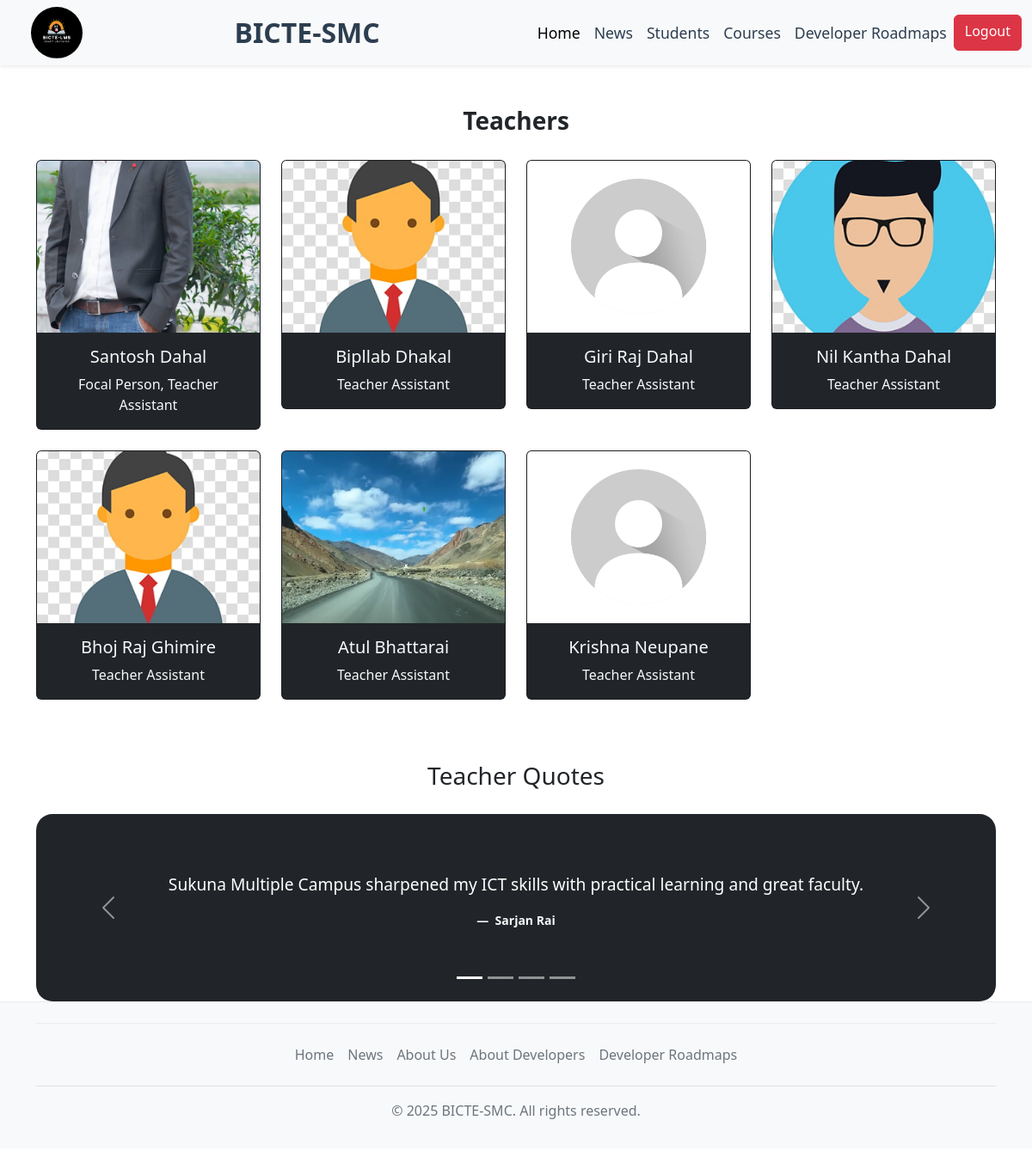
Before: /api/all-teacher-list/ (signed in) with the older database file.
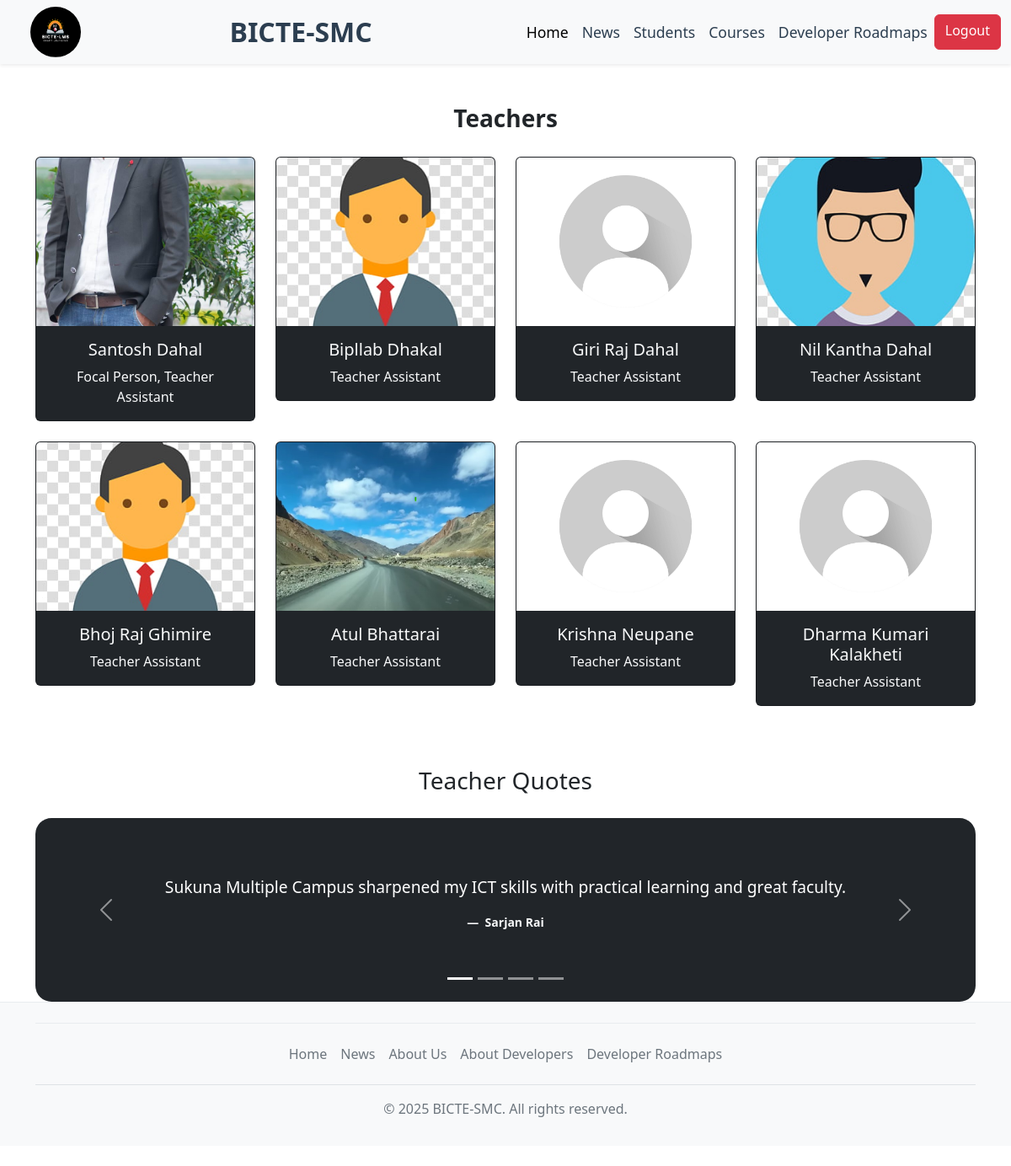
After: the same page with the newer database file.
### main/models.py (models this page shows, shortened)
class Teacher(models.Model):
    GENDER_CHOICES = [
        ('male', 'Male'),
        ('female', 'Female'),
        ('other', 'Other'),
    ]
    profile_picture = models.ImageField(upload_to='teacher_pics/', null=True, blank=True, default='images/default_profile_image.jpg')
    t_full_name = models.CharField(max_length=50)
    designation = models.CharField(max_length=100, default='Teacher Assistant')
    t_email = models.EmailField(max_length=100, unique=True)
    t_password = models.CharField(max_length=255)
    t_phone_number = models.CharField(max_length=40)
    t_address = models.CharField(max_length=100)
    hire_date = models.DateField()
    gender = models.CharField(max_length=10,choices=GENDER_CHOICES, verbose_name="Gender",
        default='male')
    class Meta:
        verbose_name = "Teacher"
        verbose_name_plural = "Teachers"

### main/views.py (the view)
# urls.py: path('all-teacher-list/', views.AllTeacherList.as_view(), name='all-teacher-list'),
class AllTeacherList(View):
    @method_decorator(login_required)
    @method_decorator(user_passes_test(is_superuser))
    def get(self, request, *args, **kwargs):
        teachers = Teacher.objects.all()
        return render(request, 'teacher_template/all_teacher_list.html', {'teachers': teachers})

### main/views.py (called while the page is built)
def is_superuser(user):
    return user.is_authenticated and user.is_superuser

### templates/teacher_template/all_teacher_list.html (shortened to what this page needs)
{% extends "base_template/main.html" %} {% load static %} {% block title %} Teacher List - BICTESMC{% endblock %} {% block content %}
<div class="container mt-4">
    <h3 class="pb-1 mb-4 mt-5 text-center fw-bold animate__animated animate__fadeInDown">
        Teachers
    </h3>
    <div class="row md-4">
        {% for teacher in teachers %}
        <div class="col-md-3 mb-4">
            <div class="card teacher-card animate__animated animate__fadeInUp bg-dark">
                <a href="#">
                    <div class="image-container">
                        {% if teacher.profile_picture %}
                        <img src="{{ teacher.profile_picture.url }}" class="card-img-top teacher-image" alt="{{ teacher.t_full_name }}" /> {% else %}
                        <img src="{% static 'images/default_profile_image.jpg' %}" class="card-img-top teacher-image" alt="No Image" /> {% endif %}
                    </div>
                </a>
                <div class="card-body text-light">
                    <h5 class="card-title text-center">
                        <a href="#" class="text-light teacher-name">{{ teacher.t_full_name }}</a
            >
          </h5>
          <p class="card-text text-center">{{ teacher.designation }}</p>
        </div>
      </div>
    </div>
    {% endfor %}
  </div>
  <h3 class="pb-1 mb-4 mt-5 text-center animate__animated animate__fadeInDown">
    Teacher Quotes
  </h3>
  <div
    id="carouselExampleIndicators"
    class="carousel slide student-testimonial bg-dark text-white py-5"
    data-bs-ride="carousel"
  >
    <div class="carousel-indicators">
      <button
        type="button"
        data-bs-target="#carouselExampleIndicators"
        data-bs-slide-to="0"
        class="active"
        aria-current="true"
        aria-label="Slide 1"
      ></button>
      <button
        type="button"
        data-bs-target="#carouselExampleIndicators"
        data-bs-slide-to="1"
        aria-label="Slide 2"
      ></button>
      <button
        type="button"
        data-bs-target="#carouselExampleIndicators"
        data-bs-slide-to="2"
        aria-label="Slide 3"
      ></button>
      <button
        type="button"
        data-bs-target="#carouselExampleIndicators"
        data-bs-slide-to="3"
        aria-label="Slide 4"
      ></button>
    </div>
    <div class="carousel-inner">
      <div class="carousel-item active">
        <figure class="text-center">
          <blockquote class="blockquote">
            <p>
              Sukuna Multiple Campus sharpened my ICT skills with practical
              learning and great faculty.
            </p>
          </blockquote>
          <figcaption class="blockquote-footer text-light fw-bold">
            Sarjan Rai
          </figcaption>
        </figure>
      </div>
    </div>
    <button
      class="carousel-control-prev"
      type="button"
      data-bs-target="#carouselExampleIndicators"
      data-bs-slide="prev"
    >
      <span class="carousel-control-prev-icon" aria-hidden="true"></span>
    </button>
    <button
      class="carousel-control-next"
      type="button"
      data-bs-target="#carouselExampleIndicators"
      data-bs-slide="next"
    >
      <span class="carousel-control-next-icon" aria-hidden="true"></span>
    </button>
  </div>
</div>
<link
  rel="stylesheet"
  href="https://cdnjs.cloudflare.com/ajax/libs/animate.css/4.1.1/animate.min.css"
/>
{% endblock %}

Changed rows visible on the page:
added Teacher: profile_picture (placeholder picture), t_full_name "Dharma Kumari Kalakheti", designation "Teacher Assistant"
